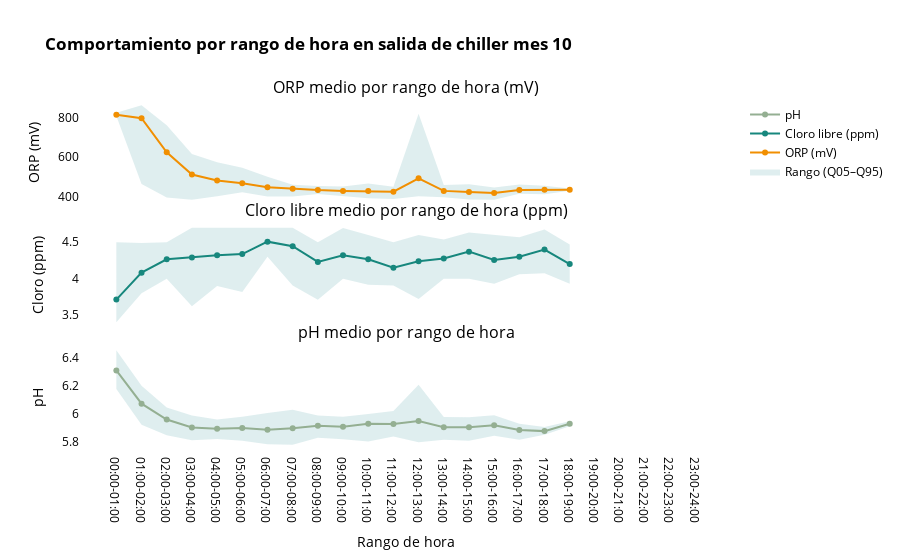
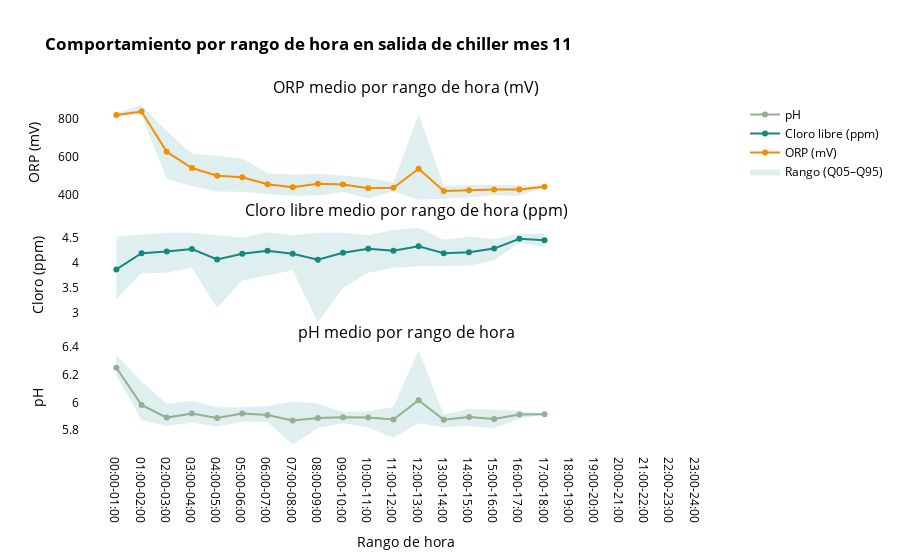

The code cell stored with these charts, in order, in its notebook:
### Code cell
for mt in [10,11]:

    stats_hour_ = build_stats(
        df_sensor[df_sensor["month"] == mt],
        group_col="hour_range",
        value_cols=["cloro_chiller", "orp_chiller", "ph_chiller"],
    )

    fig = plot_chiller_by_hour_range(
        stats_hour_,
        title = f"<b>Comportamiento por rango de hora en salida de chiller mes {mt} </b>")
    fig.show()
    file = f"comportamiento_rango_hora_{mt}.html"
    s3.save_plotly_html(fig, file)

### Figure 1 — Plotly figure (JSON) as saved in the notebook; plotly's stock layout.template omitted (floating-point values rounded to 4 significant figures)
{"data": [{"hoverinfo": "skip", "line": {"width": 0}, "mode": "lines", "showlegend": false, "type": "scatter", "x": ["00:00-01:00", "01:00-02:00", "02:00-03:00", "03:00-04:00", "04:00-05:00", "05:00-06:00", "06:00-07:00", "07:00-08:00", "08:00-09:00", "09:00-10:00", "10:00-11:00", "11:00-12:00", "12:00-13:00", "13:00-14:00", "14:00-15:00", "15:00-16:00", "16:00-17:00", "17:00-18:00", "18:00-19:00", "19:00-20:00", "20:00-21:00", "21:00-22:00", "22:00-23:00", "23:00-24:00"], "xaxis": "x", "y": [810, 463.6, 395, 384, 401.5, 422.1, 400, 400.6, 413, 400.5, 391.5, 386.9, 400.8, 395.8, 384.4, 383.5, 413.6, 412, 429.6, null, null, null, null, null], "yaxis": "y"}, {"fill": "tonexty", "fillcolor": "rgba(163, 206, 208, 0.35)", "hoverinfo": "skip", "line": {"width": 0}, "mode": "lines", "name": "Rango (Q05–Q95)", "showlegend": true, "type": "scatter", "x": ["00:00-01:00", "01:00-02:00", "02:00-03:00", "03:00-04:00", "04:00-05:00", "05:00-06:00", "06:00-07:00", "07:00-08:00", "08:00-09:00", "09:00-10:00", "10:00-11:00", "11:00-12:00", "12:00-13:00", "13:00-14:00", "14:00-15:00", "15:00-16:00", "16:00-17:00", "17:00-18:00", "18:00-19:00", "19:00-20:00", "20:00-21:00", "21:00-22:00", "22:00-23:00", "23:00-24:00"], "xaxis": "x", "y": [826.2, 864.6, 762.5, 616.6, 574.3, 545.9, 500.5, 459.9, 453.7, 450.7, 466.5, 449.8, 820.8, 459, 462.3, 446.5, 461.2, 455, 440.4, null, null, null, null, null], "yaxis": "y"}, {"line": {"color": "#F18F01", "width": 2}, "marker": {"size": 6}, "mode": "lines+markers", "name": "ORP (mV)", "type": "scatter", "x": ["00:00-01:00", "01:00-02:00", "02:00-03:00", "03:00-04:00", "04:00-05:00", "05:00-06:00", "06:00-07:00", "07:00-08:00", "08:00-09:00", "09:00-10:00", "10:00-11:00", "11:00-12:00", "12:00-13:00", "13:00-14:00", "14:00-15:00", "15:00-16:00", "16:00-17:00", "17:00-18:00", "18:00-19:00", "19:00-20:00", "20:00-21:00", "21:00-22:00", "22:00-23:00", "23:00-24:00"], "xaxis": "x", "y": [816.1, 798.6, 625.2, 512.0, 481.7, 467.8, 447.6, 439.0, 432.6, 428.6, 427.6, 424.8, 492.8, 428.6, 422.6, 417.8, 433.6, 434.7, 435, null, null, null, null, null], "yaxis": "y"}, {"hoverinfo": "skip", "line": {"width": 0}, "mode": "lines", "showlegend": false, "type": "scatter", "x": ["00:00-01:00", "01:00-02:00", "02:00-03:00", "03:00-04:00", "04:00-05:00", "05:00-06:00", "06:00-07:00", "07:00-08:00", "08:00-09:00", "09:00-10:00", "10:00-11:00", "11:00-12:00", "12:00-13:00", "13:00-14:00", "14:00-15:00", "15:00-16:00", "16:00-17:00", "17:00-18:00", "18:00-19:00", "19:00-20:00", "20:00-21:00", "21:00-22:00", "22:00-23:00", "23:00-24:00"], "xaxis": "x2", "y": [3.4, 3.8, 4, 3.62, 3.9, 3.815, 4.3, 3.905, 3.71, 4, 3.915, 3.905, 3.72, 4, 4, 3.93, 4.06, 4.075, 3.93, null, null, null, null, null], "yaxis": "y2"}, {"fill": "tonexty", "fillcolor": "rgba(163, 206, 208, 0.35)", "hoverinfo": "skip", "line": {"width": 0}, "mode": "lines", "showlegend": false, "type": "scatter", "x": ["00:00-01:00", "01:00-02:00", "02:00-03:00", "03:00-04:00", "04:00-05:00", "05:00-06:00", "06:00-07:00", "07:00-08:00", "08:00-09:00", "09:00-10:00", "10:00-11:00", "11:00-12:00", "12:00-13:00", "13:00-14:00", "14:00-15:00", "15:00-16:00", "16:00-17:00", "17:00-18:00", "18:00-19:00", "19:00-20:00", "20:00-21:00", "21:00-22:00", "22:00-23:00", "23:00-24:00"], "xaxis": "x2", "y": [4.5, 4.49, 4.5, 4.7, 4.7, 4.7, 4.7, 4.7, 4.5, 4.695, 4.6, 4.5, 4.6, 4.54, 4.635, 4.6, 4.57, 4.675, 4.47, null, null, null, null, null], "yaxis": "y2"}, {"line": {"color": "#17877D", "width": 2}, "marker": {"size": 6}, "mode": "lines+markers", "name": "Cloro libre (ppm)", "type": "scatter", "x": ["00:00-01:00", "01:00-02:00", "02:00-03:00", "03:00-04:00", "04:00-05:00", "05:00-06:00", "06:00-07:00", "07:00-08:00", "08:00-09:00", "09:00-10:00", "10:00-11:00", "11:00-12:00", "12:00-13:00", "13:00-14:00", "14:00-15:00", "15:00-16:00", "16:00-17:00", "17:00-18:00", "18:00-19:00", "19:00-20:00", "20:00-21:00", "21:00-22:00", "22:00-23:00", "23:00-24:00"], "xaxis": "x2", "y": [3.712, 4.083, 4.265, 4.292, 4.322, 4.337, 4.509, 4.445, 4.23, 4.323, 4.267, 4.15, 4.24, 4.276, 4.371, 4.257, 4.3, 4.4, 4.2, null, null, null, null, null], "yaxis": "y2"}, {"hoverinfo": "skip", "line": {"width": 0}, "mode": "lines", "showlegend": false, "type": "scatter", "x": ["00:00-01:00", "01:00-02:00", "02:00-03:00", "03:00-04:00", "04:00-05:00", "05:00-06:00", "06:00-07:00", "07:00-08:00", "08:00-09:00", "09:00-10:00", "10:00-11:00", "11:00-12:00", "12:00-13:00", "13:00-14:00", "14:00-15:00", "15:00-16:00", "16:00-17:00", "17:00-18:00", "18:00-19:00", "19:00-20:00", "20:00-21:00", "21:00-22:00", "22:00-23:00", "23:00-24:00"], "xaxis": "x3", "y": [6.176, 5.923, 5.85, 5.814, 5.823, 5.81, 5.785, 5.782, 5.832, 5.821, 5.804, 5.84, 5.8, 5.818, 5.81, 5.846, 5.818, 5.853, 5.912, null, null, null, null, null], "yaxis": "y3"}, {"fill": "tonexty", "fillcolor": "rgba(163, 206, 208, 0.35)", "hoverinfo": "skip", "line": {"width": 0}, "mode": "lines", "showlegend": false, "type": "scatter", "x": ["00:00-01:00", "01:00-02:00", "02:00-03:00", "03:00-04:00", "04:00-05:00", "05:00-06:00", "06:00-07:00", "07:00-08:00", "08:00-09:00", "09:00-10:00", "10:00-11:00", "11:00-12:00", "12:00-13:00", "13:00-14:00", "14:00-15:00", "15:00-16:00", "16:00-17:00", "17:00-18:00", "18:00-19:00", "19:00-20:00", "20:00-21:00", "21:00-22:00", "22:00-23:00", "23:00-24:00"], "xaxis": "x3", "y": [6.45, 6.199, 6.045, 5.988, 5.96, 5.98, 6.007, 6.029, 5.988, 5.98, 5.998, 6.02, 6.206, 5.978, 5.977, 5.99, 5.931, 5.908, 5.948, null, null, null, null, null], "yaxis": "y3"}, {"line": {"color": "#94AF92", "width": 2}, "marker": {"size": 6}, "mode": "lines+markers", "name": "pH", "type": "scatter", "x": ["00:00-01:00", "01:00-02:00", "02:00-03:00", "03:00-04:00", "04:00-05:00", "05:00-06:00", "06:00-07:00", "07:00-08:00", "08:00-09:00", "09:00-10:00", "10:00-11:00", "11:00-12:00", "12:00-13:00", "13:00-14:00", "14:00-15:00", "15:00-16:00", "16:00-17:00", "17:00-18:00", "18:00-19:00", "19:00-20:00", "20:00-21:00", "21:00-22:00", "22:00-23:00", "23:00-24:00"], "xaxis": "x3", "y": [6.308, 6.073, 5.96, 5.904, 5.896, 5.9, 5.888, 5.898, 5.917, 5.91, 5.931, 5.929, 5.95, 5.906, 5.906, 5.92, 5.887, 5.878, 5.93, null, null, null, null, null], "yaxis": "y3"}], "layout": {"annotations": [{"font": {"size": 16}, "showarrow": false, "text": "ORP medio por rango de hora (mV)", "x": 0.5, "xanchor": "center", "xref": "paper", "y": 1, "yanchor": "bottom", "yref": "paper"}, {"font": {"size": 16}, "showarrow": false, "text": "Cloro libre medio por rango de hora (ppm)", "x": 0.5, "xanchor": "center", "xref": "paper", "y": 0.65, "yanchor": "bottom", "yref": "paper"}, {"font": {"size": 16}, "showarrow": false, "text": "pH medio por rango de hora", "x": 0.5, "xanchor": "center", "xref": "paper", "y": 0.3, "yanchor": "bottom", "yref": "paper"}], "font": {"color": "black"}, "hovermode": "x unified", "paper_bgcolor": "rgba(0,0,0,0)", "plot_bgcolor": "rgba(0,0,0,0)", "title": {"text": "<b>Comportamiento por rango de hora en salida de chiller mes 10 </b>"}, "xaxis": {"anchor": "y", "domain": [0, 1], "matches": "x3", "showticklabels": false}, "xaxis2": {"anchor": "y2", "domain": [0, 1], "matches": "x3", "showticklabels": false}, "xaxis3": {"anchor": "y3", "categoryarray": ["00:00-01:00", "01:00-02:00", "02:00-03:00", "03:00-04:00", "04:00-05:00", "05:00-06:00", "06:00-07:00", "07:00-08:00", "08:00-09:00", "09:00-10:00", "10:00-11:00", "11:00-12:00", "12:00-13:00", "13:00-14:00", "14:00-15:00", "15:00-16:00", "16:00-17:00", "17:00-18:00", "18:00-19:00", "19:00-20:00", "20:00-21:00", "21:00-22:00", "22:00-23:00", "23:00-24:00"], "categoryorder": "array", "domain": [0, 1], "title": {"text": "Rango de hora"}, "type": "category"}, "yaxis": {"anchor": "x", "domain": [0.7, 1], "title": {"text": "ORP (mV)"}}, "yaxis2": {"anchor": "x2", "domain": [0.35, 0.65], "title": {"text": "Cloro (ppm)"}}, "yaxis3": {"anchor": "x3", "domain": [0, 0.3], "title": {"text": "pH"}}}}

### Figure 2 — Plotly figure (JSON) as saved in the notebook; plotly's stock layout.template omitted (floating-point values rounded to 4 significant figures)
{"data": [{"hoverinfo": "skip", "line": {"width": 0}, "mode": "lines", "showlegend": false, "type": "scatter", "x": ["00:00-01:00", "01:00-02:00", "02:00-03:00", "03:00-04:00", "04:00-05:00", "05:00-06:00", "06:00-07:00", "07:00-08:00", "08:00-09:00", "09:00-10:00", "10:00-11:00", "11:00-12:00", "12:00-13:00", "13:00-14:00", "14:00-15:00", "15:00-16:00", "16:00-17:00", "17:00-18:00", "18:00-19:00", "19:00-20:00", "20:00-21:00", "21:00-22:00", "22:00-23:00", "23:00-24:00"], "xaxis": "x", "y": [810.8, 820, 482.5, 445.5, 417.6, 416, 404.5, 394.5, 395.4, 414, 381.5, 416.9, 373.6, 377.6, 385.2, 398.8, 394, 439.4, null, null, null, null, null, null], "yaxis": "y"}, {"fill": "tonexty", "fillcolor": "rgba(163, 206, 208, 0.35)", "hoverinfo": "skip", "line": {"width": 0}, "mode": "lines", "name": "Rango (Q05–Q95)", "showlegend": true, "type": "scatter", "x": ["00:00-01:00", "01:00-02:00", "02:00-03:00", "03:00-04:00", "04:00-05:00", "05:00-06:00", "06:00-07:00", "07:00-08:00", "08:00-09:00", "09:00-10:00", "10:00-11:00", "11:00-12:00", "12:00-13:00", "13:00-14:00", "14:00-15:00", "15:00-16:00", "16:00-17:00", "17:00-18:00", "18:00-19:00", "19:00-20:00", "20:00-21:00", "21:00-22:00", "22:00-23:00", "23:00-24:00"], "xaxis": "x", "y": [829, 871.6, 734, 617, 604.7, 591.5, 513.8, 506, 510.0, 501.5, 488, 463.2, 826, 446.6, 451.8, 450.5, 451.4, 445.6, null, null, null, null, null, null], "yaxis": "y"}, {"line": {"color": "#F18F01", "width": 2}, "marker": {"size": 6}, "mode": "lines+markers", "name": "ORP (mV)", "type": "scatter", "x": ["00:00-01:00", "01:00-02:00", "02:00-03:00", "03:00-04:00", "04:00-05:00", "05:00-06:00", "06:00-07:00", "07:00-08:00", "08:00-09:00", "09:00-10:00", "10:00-11:00", "11:00-12:00", "12:00-13:00", "13:00-14:00", "14:00-15:00", "15:00-16:00", "16:00-17:00", "17:00-18:00", "18:00-19:00", "19:00-20:00", "20:00-21:00", "21:00-22:00", "22:00-23:00", "23:00-24:00"], "xaxis": "x", "y": [820.5, 838.5, 626.6, 541.1, 500.7, 492.2, 455.3, 439.7, 458.4, 453.6, 433.8, 437.1, 537.1, 420.1, 423.3, 428.2, 427.8, 442.5, null, null, null, null, null, null], "yaxis": "y"}, {"hoverinfo": "skip", "line": {"width": 0}, "mode": "lines", "showlegend": false, "type": "scatter", "x": ["00:00-01:00", "01:00-02:00", "02:00-03:00", "03:00-04:00", "04:00-05:00", "05:00-06:00", "06:00-07:00", "07:00-08:00", "08:00-09:00", "09:00-10:00", "10:00-11:00", "11:00-12:00", "12:00-13:00", "13:00-14:00", "14:00-15:00", "15:00-16:00", "16:00-17:00", "17:00-18:00", "18:00-19:00", "19:00-20:00", "20:00-21:00", "21:00-22:00", "22:00-23:00", "23:00-24:00"], "xaxis": "x2", "y": [3.275, 3.79, 3.8, 3.9, 3.095, 3.65, 3.745, 3.85, 2.81, 3.5, 3.8, 3.9, 3.93, 3.94, 3.94, 4.05, 4.4, 4.315, null, null, null, null, null, null], "yaxis": "y2"}, {"fill": "tonexty", "fillcolor": "rgba(163, 206, 208, 0.35)", "hoverinfo": "skip", "line": {"width": 0}, "mode": "lines", "showlegend": false, "type": "scatter", "x": ["00:00-01:00", "01:00-02:00", "02:00-03:00", "03:00-04:00", "04:00-05:00", "05:00-06:00", "06:00-07:00", "07:00-08:00", "08:00-09:00", "09:00-10:00", "10:00-11:00", "11:00-12:00", "12:00-13:00", "13:00-14:00", "14:00-15:00", "15:00-16:00", "16:00-17:00", "17:00-18:00", "18:00-19:00", "19:00-20:00", "20:00-21:00", "21:00-22:00", "22:00-23:00", "23:00-24:00"], "xaxis": "x2", "y": [4.525, 4.555, 4.6, 4.6, 4.545, 4.5, 4.61, 4.55, 4.6, 4.6, 4.55, 4.655, 4.7, 4.46, 4.52, 4.475, 4.58, 4.585, null, null, null, null, null, null], "yaxis": "y2"}, {"line": {"color": "#17877D", "width": 2}, "marker": {"size": 6}, "mode": "lines+markers", "name": "Cloro libre (ppm)", "type": "scatter", "x": ["00:00-01:00", "01:00-02:00", "02:00-03:00", "03:00-04:00", "04:00-05:00", "05:00-06:00", "06:00-07:00", "07:00-08:00", "08:00-09:00", "09:00-10:00", "10:00-11:00", "11:00-12:00", "12:00-13:00", "13:00-14:00", "14:00-15:00", "15:00-16:00", "16:00-17:00", "17:00-18:00", "18:00-19:00", "19:00-20:00", "20:00-21:00", "21:00-22:00", "22:00-23:00", "23:00-24:00"], "xaxis": "x2", "y": [3.867, 4.19, 4.227, 4.273, 4.067, 4.182, 4.24, 4.182, 4.06, 4.2, 4.282, 4.24, 4.329, 4.189, 4.211, 4.283, 4.48, 4.45, null, null, null, null, null, null], "yaxis": "y2"}, {"hoverinfo": "skip", "line": {"width": 0}, "mode": "lines", "showlegend": false, "type": "scatter", "x": ["00:00-01:00", "01:00-02:00", "02:00-03:00", "03:00-04:00", "04:00-05:00", "05:00-06:00", "06:00-07:00", "07:00-08:00", "08:00-09:00", "09:00-10:00", "10:00-11:00", "11:00-12:00", "12:00-13:00", "13:00-14:00", "14:00-15:00", "15:00-16:00", "16:00-17:00", "17:00-18:00", "18:00-19:00", "19:00-20:00", "20:00-21:00", "21:00-22:00", "22:00-23:00", "23:00-24:00"], "xaxis": "x3", "y": [6.193, 5.873, 5.83, 5.855, 5.825, 5.86, 5.86, 5.695, 5.814, 5.85, 5.82, 5.745, 5.849, 5.82, 5.83, 5.815, 5.881, 5.91, null, null, null, null, null, null], "yaxis": "y3"}, {"fill": "tonexty", "fillcolor": "rgba(163, 206, 208, 0.35)", "hoverinfo": "skip", "line": {"width": 0}, "mode": "lines", "showlegend": false, "type": "scatter", "x": ["00:00-01:00", "01:00-02:00", "02:00-03:00", "03:00-04:00", "04:00-05:00", "05:00-06:00", "06:00-07:00", "07:00-08:00", "08:00-09:00", "09:00-10:00", "10:00-11:00", "11:00-12:00", "12:00-13:00", "13:00-14:00", "14:00-15:00", "15:00-16:00", "16:00-17:00", "17:00-18:00", "18:00-19:00", "19:00-20:00", "20:00-21:00", "21:00-22:00", "22:00-23:00", "23:00-24:00"], "xaxis": "x3", "y": [6.338, 6.149, 5.99, 6.01, 5.965, 5.965, 5.973, 6.005, 5.992, 5.93, 5.935, 5.966, 6.374, 5.91, 5.954, 5.945, 5.94, 5.92, null, null, null, null, null, null], "yaxis": "y3"}, {"line": {"color": "#94AF92", "width": 2}, "marker": {"size": 6}, "mode": "lines+markers", "name": "pH", "type": "scatter", "x": ["00:00-01:00", "01:00-02:00", "02:00-03:00", "03:00-04:00", "04:00-05:00", "05:00-06:00", "06:00-07:00", "07:00-08:00", "08:00-09:00", "09:00-10:00", "10:00-11:00", "11:00-12:00", "12:00-13:00", "13:00-14:00", "14:00-15:00", "15:00-16:00", "16:00-17:00", "17:00-18:00", "18:00-19:00", "19:00-20:00", "20:00-21:00", "21:00-22:00", "22:00-23:00", "23:00-24:00"], "xaxis": "x3", "y": [6.248, 5.981, 5.89, 5.92, 5.888, 5.92, 5.909, 5.869, 5.888, 5.893, 5.891, 5.876, 6.015, 5.874, 5.894, 5.88, 5.912, 5.915, null, null, null, null, null, null], "yaxis": "y3"}], "layout": {"annotations": [{"font": {"size": 16}, "showarrow": false, "text": "ORP medio por rango de hora (mV)", "x": 0.5, "xanchor": "center", "xref": "paper", "y": 1, "yanchor": "bottom", "yref": "paper"}, {"font": {"size": 16}, "showarrow": false, "text": "Cloro libre medio por rango de hora (ppm)", "x": 0.5, "xanchor": "center", "xref": "paper", "y": 0.65, "yanchor": "bottom", "yref": "paper"}, {"font": {"size": 16}, "showarrow": false, "text": "pH medio por rango de hora", "x": 0.5, "xanchor": "center", "xref": "paper", "y": 0.3, "yanchor": "bottom", "yref": "paper"}], "font": {"color": "black"}, "hovermode": "x unified", "paper_bgcolor": "rgba(0,0,0,0)", "plot_bgcolor": "rgba(0,0,0,0)", "title": {"text": "<b>Comportamiento por rango de hora en salida de chiller mes 11 </b>"}, "xaxis": {"anchor": "y", "domain": [0, 1], "matches": "x3", "showticklabels": false}, "xaxis2": {"anchor": "y2", "domain": [0, 1], "matches": "x3", "showticklabels": false}, "xaxis3": {"anchor": "y3", "categoryarray": ["00:00-01:00", "01:00-02:00", "02:00-03:00", "03:00-04:00", "04:00-05:00", "05:00-06:00", "06:00-07:00", "07:00-08:00", "08:00-09:00", "09:00-10:00", "10:00-11:00", "11:00-12:00", "12:00-13:00", "13:00-14:00", "14:00-15:00", "15:00-16:00", "16:00-17:00", "17:00-18:00", "18:00-19:00", "19:00-20:00", "20:00-21:00", "21:00-22:00", "22:00-23:00", "23:00-24:00"], "categoryorder": "array", "domain": [0, 1], "title": {"text": "Rango de hora"}, "type": "category"}, "yaxis": {"anchor": "x", "domain": [0.7, 1], "title": {"text": "ORP (mV)"}}, "yaxis2": {"anchor": "x2", "domain": [0.35, 0.65], "title": {"text": "Cloro (ppm)"}}, "yaxis3": {"anchor": "x3", "domain": [0, 0.3], "title": {"text": "pH"}}}}
